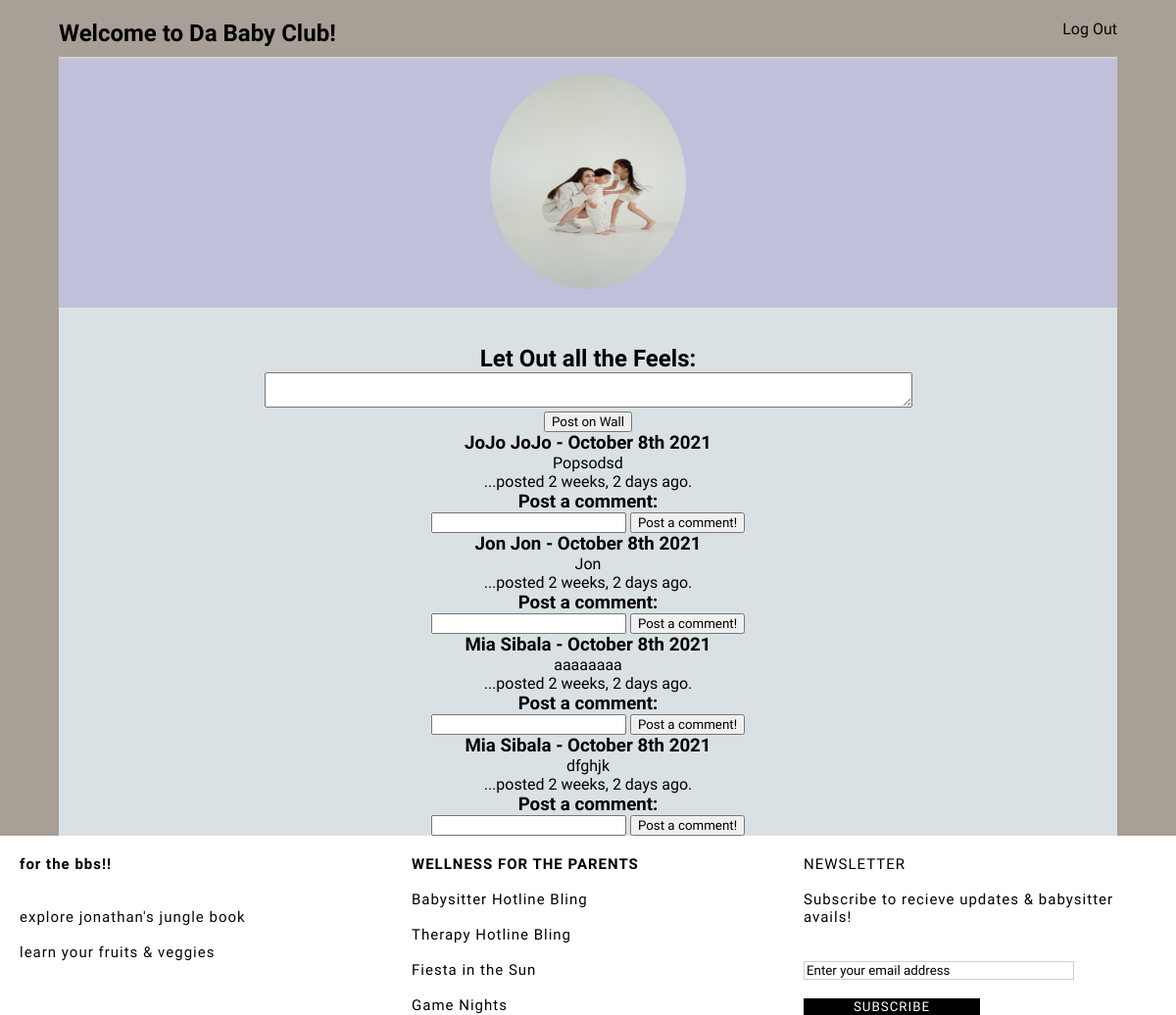
/wall, run on an earlier commit of the app's database.
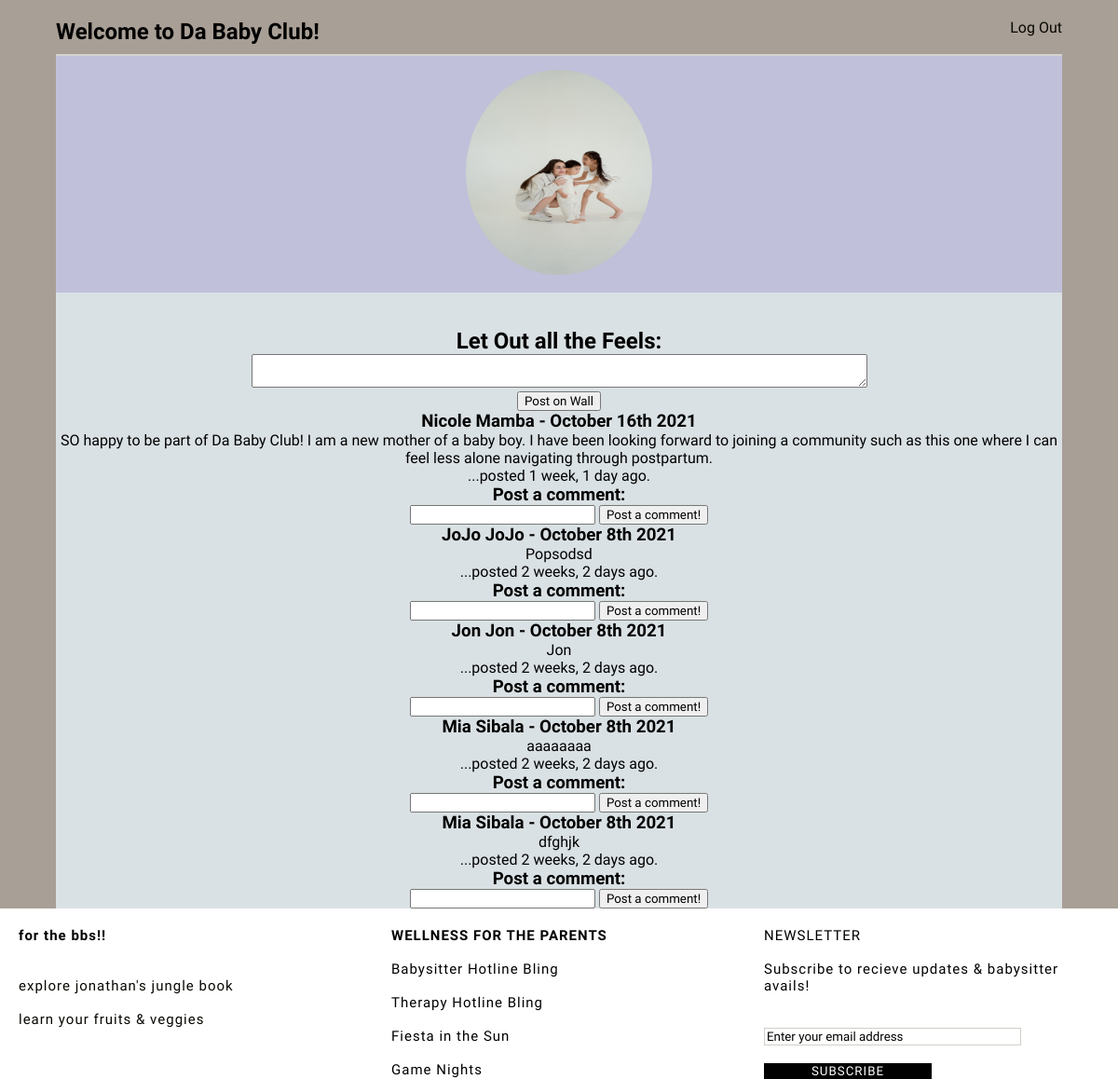
And on a later commit of the database.
### apps/jungle_app/models.py (models this page shows)
class Message(models.Model):
    message = models.TextField()
    messager = models.ForeignKey(User, related_name="messages_made", on_delete=models.CASCADE)
    created_at = models.DateTimeField(auto_now_add=True)
    updated_at = models.DateTimeField(auto_now=True)

class User(models.Model):
    first_name = models.CharField(max_length = 255)
    last_name = models.CharField(max_length=255)
    email = models.CharField(max_length=255)
    password = models.CharField(max_length=255)
    confirm_pw = models.CharField(max_length=255)
    created_at = models.DateTimeField(auto_now_add=True)
    updated_at = models.DateTimeField(auto_now=True)
    objects = UserManager()

### apps/jungle_app/views.py (the view)
# urls.py: url(r'^wall$', views.wall),
def wall(request):
    context = {
        'posts' : Message.objects.all(),
    }
    return render(request, 'jungle_app/wall.html', context)

### apps/jungle_app/templates/jungle_app/wall.html (shortened to what this page needs)
<!DOCTYPE html>
<html lang="en">
<head>
    {% load static %}
    <link rel="stylesheet" type="text/css" href="{% static 'jungle_app/css/wall.css' %}">
</head>
<body>
    <div id="container">
        <div id="header">
            <br>
            <br>
            <div id="headerboxes"><h2 id="name"> Welcome {{request.session.u_fname}} to Da Baby Club!</h2></div>
            <div id=headerboxes> <p style= "direction: rtl;"><a href="/logout">Log Out</a><h3></h3></div>
        </div>
   <div id="body">
            <div id="photo">
                {% load static %}
                <img src="{% static 'jungle_app/images/two_kids.jpg'%}" alt="My Image">
                <br>
            </div>
            <br>
            <br>
            <h2>Let Out all the Feels:</h2>
            <form action="/post" method="post">
                <textarea id="messagebox" name="message" row="3" cols="80"></textarea>
                <br>
                <input id="msgbtn" type="submit" value="Post on Wall">
            </form>
                {% for post in posts reversed %}
               <h3 id="postdetails">{{post.messager.first_name}} {{post.messager.last_name}} - {{post.created_at|date:'F jS Y'}} </h3>
                <p id="post">{{post.message}}</p>
                <p id="micro">...posted {{post.created_at|timesince}} ago.</p>
        <h3 id="cmtheader">Post a comment:</h3>
        <form action="/comment" method="post">
            <input id ="commentbox" type="textarea" name="comment" row="3">
            <input id="cmtbtn" type="submit" value="Post a comment!">
        </form>
    {% endfor %}
        </div>
    </div>
    <div id="footer">
        <div id="footer_left">
            <p><b>for the bbs!!</b>
            <br>
            <br>
            <br>
            <p><a href="/animals">explore jonathan's jungle book</a></p>
            <br>
            <p><a href="/food">learn your fruits & veggies</a></p>
        </div>
        <div id="footer_center">
            <p><b>WELLNESS FOR THE PARENTS</b></p>
            <br>
            Babysitter Hotline Bling
            <br>
            <br>
            Therapy Hotline Bling
            <br>
            <br>
            Fiesta in the Sun
            <br>
            <br>
            Game Nights
        </div>
        <div id="footer_right">
            <p>NEWSLETTER<b></b></p>
            <br>
            <p>Subscribe to recieve updates & babysitter avails!</p>
            <br>
            <br>
            <input class="fields" type="text" name="email" value="Enter your email address"></p>
            <br>
            <input class="btn" type="submit" value="SUBSCRIBE">
        </div>
</div>
</body>
</html>

### apps/jungle_app/static/jungle_app/css/wall.css (style rules this page uses)
* { margin: 0px auto; padding: 0px auto; font-family: 'Andada Pro', serif; }
@media only screen and (min-width: 320px) { #container { width: 100%; font-family: 'Andada Pro', serif; background-color: rgb(168,159,150); } }
@media only screen and (min-width: 320px) { #header { padding-top: 20px; height:20%; width: 90%; display: flex; border-bottom: 2px solid rgb(212,211,205); } }
@media only screen and (min-width: 320px) { #headerboxes { height: 20%; width: 50%; } }
@media only screen and (min-width: 320px) { #body { text-align: center; height: 10%; width: 90%; background-color: rgb(218, 225, 228); } }
@media only screen and (min-width: 320px) { #photo { height: 20%; width: 100%; background-color: rgb(192,192,218); display: flex; flex-direction: column; } }
@media only screen and (min-width: 320px) { img { border-radius: 50%; height: 220px; margin-top: 15px; width: 200px; overflow: hidden; } }
@media only screen and (min-width: 320px) { #footer { height: 30%; width: 100%; display: flex; font-family: "Josefin Sans", sans-serif; letter-spacing: 1px; } }
@media only screen and (min-width: 320px) { #footer_left { height: 30%; width:30%; padding-top: 20px; font-size: 15px; } }
@media only screen and (min-width: 320px) { #footer_center { height: 30%; width: 30%; font-size: 15px; padding-top: 20px; } }
@media only screen and (min-width: 320px) { #footer_right { height: 30%; width: 30%; font-size: 15px; padding-top: 20px; } }
@media only screen and (min-width: 320px) { .fields { width: 75%; height: 10%; font-family: "Josefin Sans", sans-serif; border: 1px solid rgb(208,207,200); } }
@media only screen and (min-width: 320px) { .btn { background-color: black; border: none; color: white; width: 50%; height: 15%; font-family: "Josefin Sans", sans-serif; letter-spacing: 1px; } }
@media only screen and (min-width: 320px) { a:link { text-decoration: none; color: rgb(7, 7, 0); } }
#body { text-align: center; padding-top: 50px; height: 1100px; width: 1000px; margin-top: 30px; background-color: rgb(241,244,245); border-radius: 40px; }
#photo { height: 350px; width: 1000px; background-color: rgb(192,205,212); }
img { border-radius: 200px; height: 290px; width: 320px; margin-top: 25px; }
#footer { height: 341px; width: 1450px; border: 2px solid black; display: flex; font-family: "Josefin Sans", sans-serif; letter-spacing: 1px; }
#footer_left { height: 305px; width: 600px; border: 2px solid blue; padding-top: 20px; font-size: 15px; }
#footer_center { height: 305px; width: 425px;; border: 2px dashed red; font-size: 15px; padding-top: 20px; }
#footer_right { height: 305px; width: 350px; border: 2px solid green; font-size: 15px; padding-top: 20px; }
.fields { width: 250px; height: 35px; font-family: "Josefin Sans", sans-serif; border: 1px solid rgb(208,207,200); }
.btn { background-color: black; border: none; color: white; width: 150px; height: 40px; font-family: "Josefin Sans", sans-serif; letter-spacing: 1px; }
a:link { text-decoration: none; color: black; }

What changed in the data, as far as the page shows it:
added Message: messager.first_name "Nicole", messager.last_name "Mamba", created_at "October 16th 2021", message "SO happy to be part of Da Baby Club! I am a new mother of a baby boy. I have been looking forward to joining a community such as this one where I can feel less alone navigating through postpartum.", created_at "1 week, 1 day"
